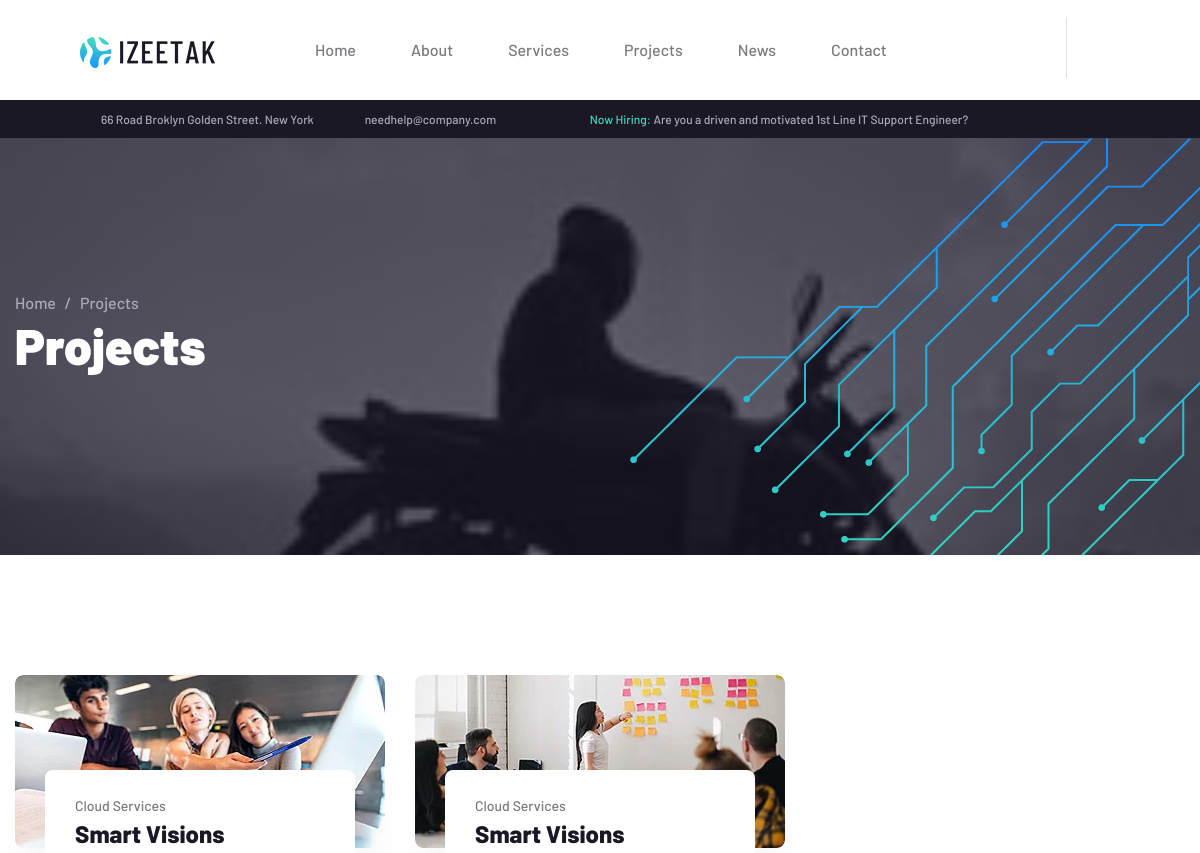
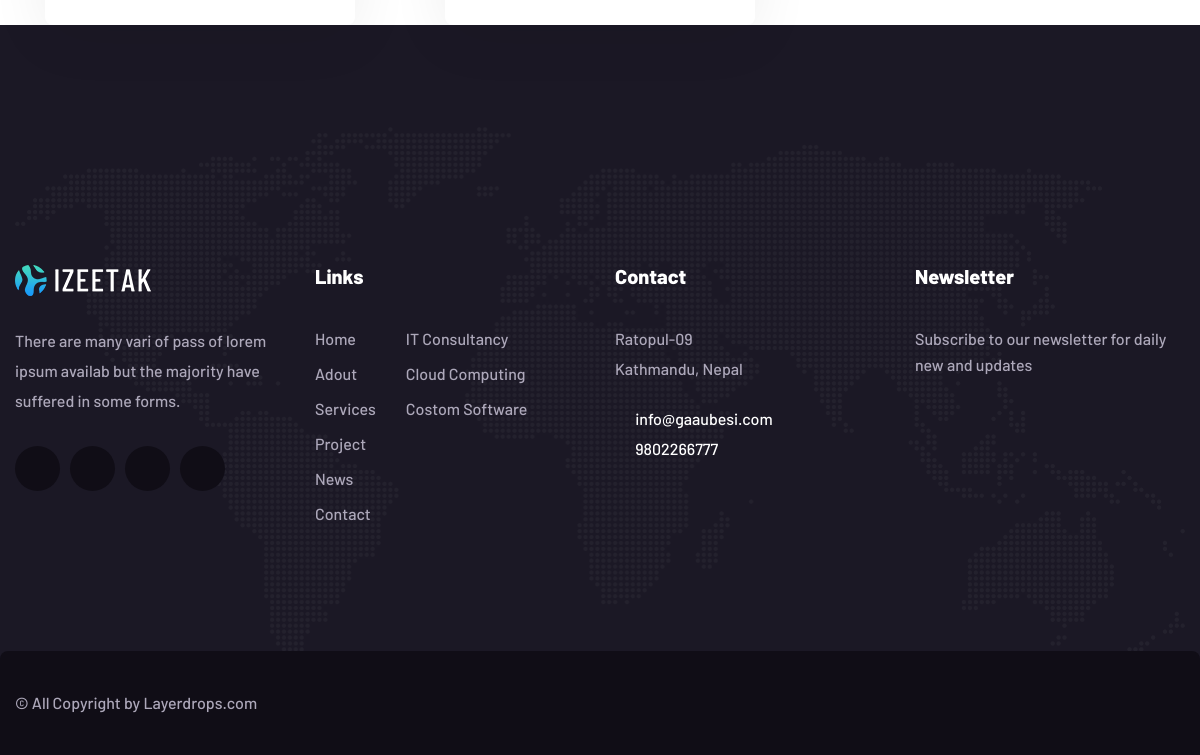
Page /project/ on the earlier database version (2 pictures, top to bottom).
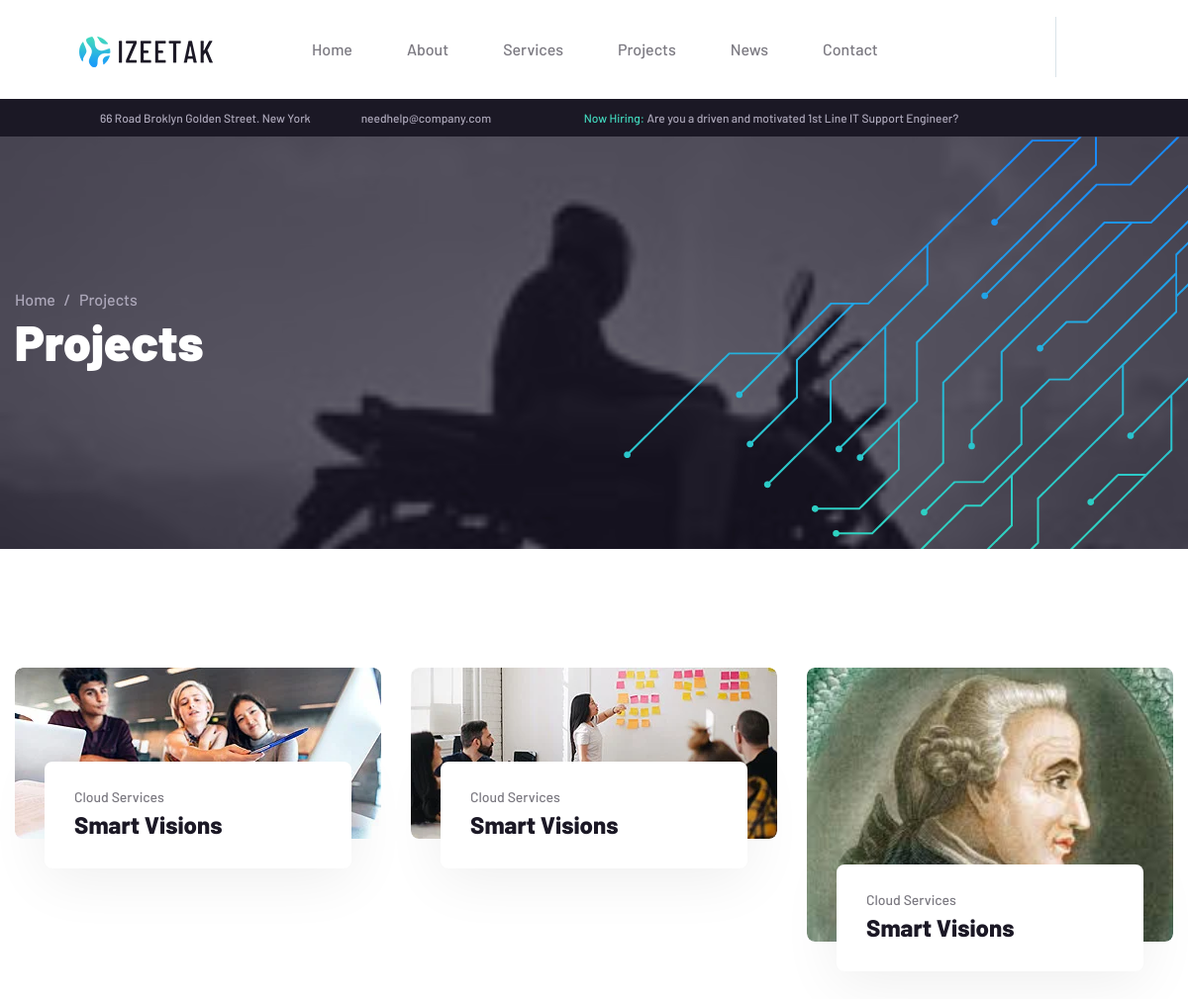
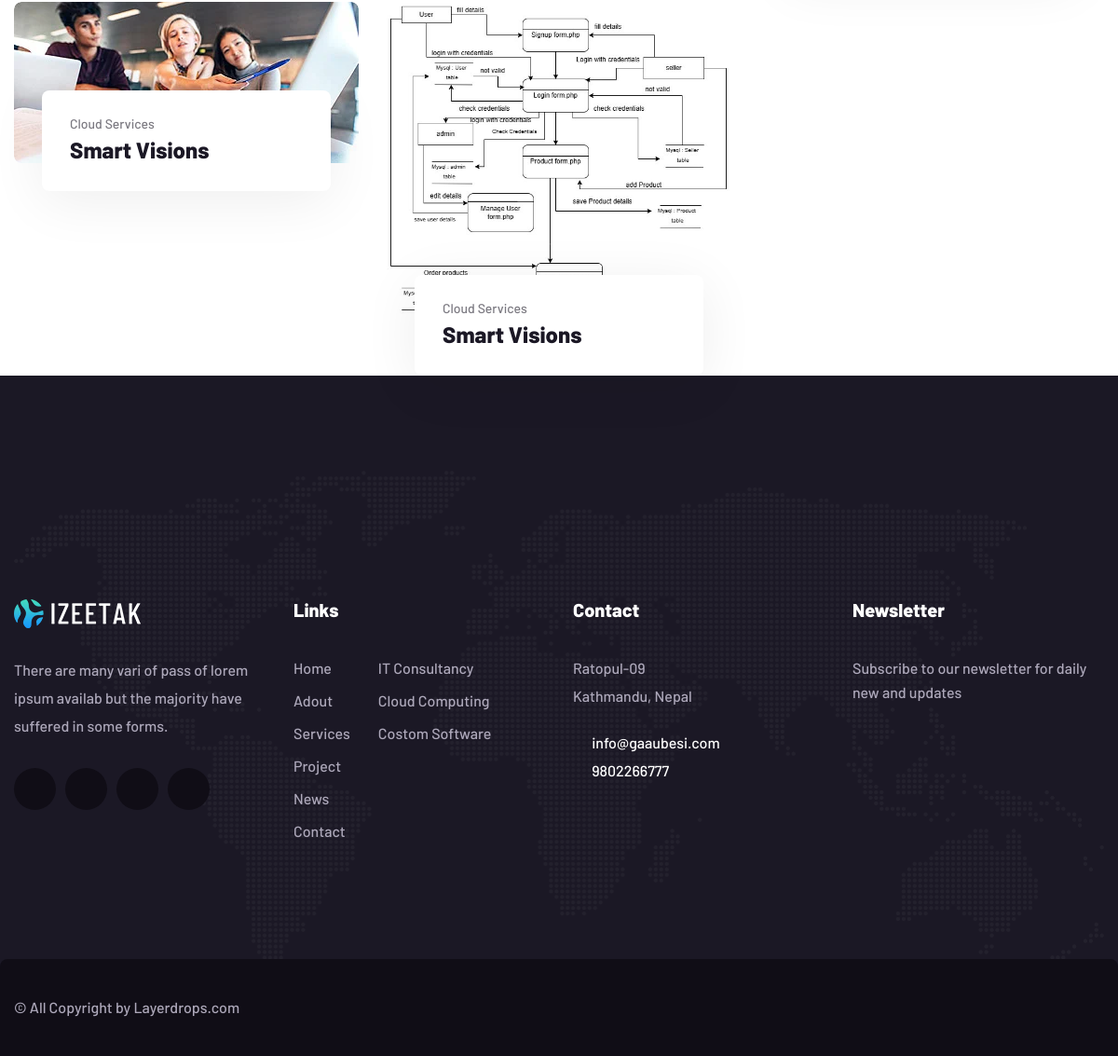
Same page on the later database version (2 pictures, top to bottom).
### it_solution/models.py (models this page shows, shortened)
class Project(models.Model):
    image= models.ImageField(upload_to='project/')
    title= models.CharField(max_length=255)
    category=models.ForeignKey(Category,on_delete=models.CASCADE)
    description=RichTextField()

### it_solution/views.py (the view)
# urls.py: path("project/", views.projectview, name="project"),
def projectview(request):
        explore_project= Project.objects.all()
        context = {
            "explore_project": explore_project,
        }
        return render(request, "project.html", context )

### templates/project.html (shortened to what this page needs)
{% extends "base.html" %}
{% load custom_filters %}
{% load static %}
{% block content %}
<!DOCTYPE html>
<html lang="en">
<head>
    <link rel="stylesheet" href="{% static 'assets/vendors/bootstrap/css/bootstrap.min.css'%}" />
    <link rel="stylesheet" href="{% static 'assets/vendors/animate/animate.min.css'%}" />
    <link rel="stylesheet" href="{% static 'assets/vendors/animate/custom-animate.css'%}" />
    <link rel="stylesheet" href="{% static 'assets/vendors/fontawesome/css/all.min.css'%}" />
    <link rel="stylesheet" href="{% static 'assets/vendors/jarallax/jarallax.css'%}" />
    <link rel="stylesheet" href="{% static 'assets/vendors/jquery-magnific-popup/jquery.magnific-popup.css'%}" />
    <link rel="stylesheet" href="{% static 'assets/vendors/nouislider/nouislider.min.css'%}" />
    <link rel="stylesheet" href="{% static 'assets/vendors/nouislider/nouislider.pips.css'%}" />
    <link rel="stylesheet" href="{% static 'assets/vendors/odometer/odometer.min.css'%}" />
    <link rel="stylesheet" href="{% static 'assets/vendors/swiper/swiper.min.css'%}" />
    <link rel="stylesheet" href="{% static 'assets/vendors/izeetak-icons/style.css'%}">
    <link rel="stylesheet" href="{% static 'assets/vendors/tiny-slider/tiny-slider.min.css'%}" />
    <link rel="stylesheet" href="{% static 'assets/vendors/reey-font/stylesheet.css'%}" />
    <link rel="stylesheet" href="{% static 'assets/vendors/owl-carousel/owl.carousel.min.css'%}" />
    <link rel="stylesheet" href="{% static 'assets/vendors/owl-carousel/owl.theme.default.min.css'%}" />
    <link rel="stylesheet" href="{% static 'assets/vendors/twentytwenty/twentytwenty.css'%}" />
    <link rel="stylesheet" href="{% static 'assets/vendors/bxslider/jquery.bxslider.css'%}" />
    <link rel="stylesheet" href="{% static 'assets/vendors/bootstrap-select/css/bootstrap-select.min.css'%}" />
    <link rel="stylesheet" href="{% static 'assets/vendors/vegas/vegas.min.css'%}" />
    <link rel="stylesheet" href="{% static 'assets/vendors/jquery-ui/jquery-ui.css'%}" />
    <link rel="stylesheet" href="{% static 'assets/vendors/timepicker/timePicker.css'%}" />
    <link rel="stylesheet" href="{% static 'assets/css/izeetak.css'%}" />
    <link rel="stylesheet" href="{% static 'assets/css/izeetak-responsive.css'%}" />
</head>
<body>
    <div class="page-wrapper">
        <header class="main-header clearfix">
            <div class="main-header__top clearfix">
                <div class="main-header__top-inner clearfix">
                    <div class="main-header__top-left">
                        <ul class="list-unstyled main-header__top-address">
                            <li>
                                <div class="icon">
                                    <span class="icon-pin"></span>
                                </div>
                                <div class="text">
                                    <p>66 Road Broklyn Golden Street. New York</p>
                                </div>
                            </li>
                            <li>
                                <div class="icon">
                                    <span class="icon-email"></span>
                                </div>
                                <div class="text">
                                    <p><a href="mailto:needhelp@company.com">needhelp@company.com</a></p>
                                </div>
                            </li>
                        </ul>
                    </div>
                    <div class="main-header__top-right">
                        <div class="main-header__top-right-text">
                            <p><span>Now Hiring:</span> Are you a driven and motivated 1st Line IT Support Engineer?</p>
                        </div>
                        <div class="main-header__top-right-social">
                            <a href="#"><i class="fab fa-twitter"></i></a>
                            <a href="#"><i class="fab fa-facebook"></i></a>
                            <a href="#"><i class="fab fa-pinterest-p"></i></a>
                            <a href="#"><i class="fab fa-instagram"></i></a>
                        </div>
                    </div>
                </div>
            </div>
        </header>
        <section class="page-header">
            <div class="page-header-bg" style="background-image: url({% static 'assets/images/backgrounds/a5.jpg'%})">
            </div>
            <div class="page-header-shape wow slideInRight" data-wow-delay="100ms" data-wow-duration="2500ms"
                style="background-image: url({% static 'assets/images/shapes/page-header-shape.png'%})"></div>
            <div class="container">
                <div class="page-header__inner">
                    <ul class="thm-breadcrumb list-unstyled">
                        <li><a href="{% url 'it_solution:home' %}">Home</a></li>
                        <li><span>/</span></li>
                        <li>Projects</li>
                    </ul>
                    <h2>Projects</h2>
                </div>
            </div>
        </section>
        <section class="project-two project-page">
            <div class="container">
                <div class="row">
                    {% for project in explore_project %}
                    <div class="col-xl-4 col-lg-6 col-md-6 wow fadeInLeft" data-wow-delay="100ms">
                    <div class="project-one__single">
                        <div class="project-one__img">
                        <img src="{{ project.image.url }}" alt="" />
                        </div>
                        <div class="project-one__content">
                        <p class="project-one__tagline">Cloud Services</p>
                        <h2 class="project-one__title">
                            <a href="project-details.html">Smart Visions</a>
                        </h2>
                        <div class="project-one__arrow">
                            <a href="project-details.html"
                            ><span class="icon-right-arrow"></span
                            ></a>
                        </div>
                        </div>
                    </div>
                </div>
                {% endfor %}
            </div>
        </section>
    </div>
</body>
</html>
{% endblock content %}

Differences in the rows shown:
added Project: image (picture)
added Project: image (picture)
added Project: image (picture)
